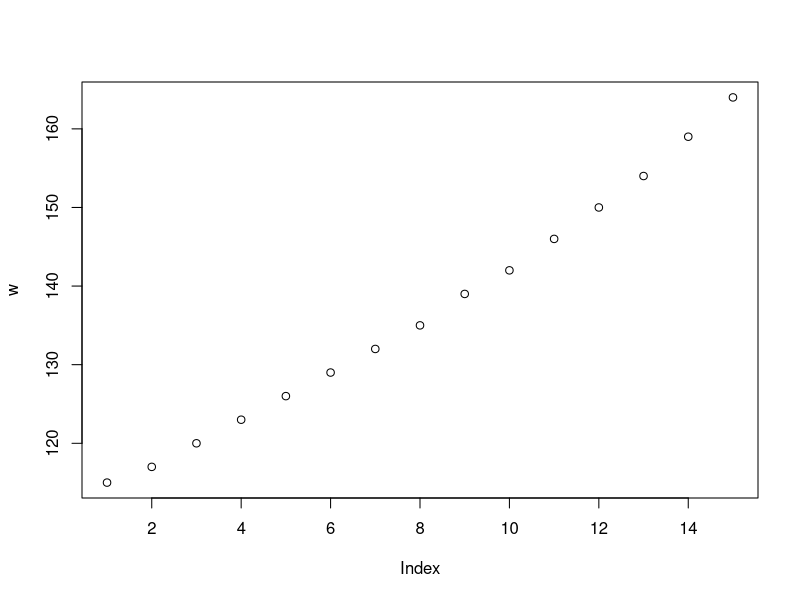
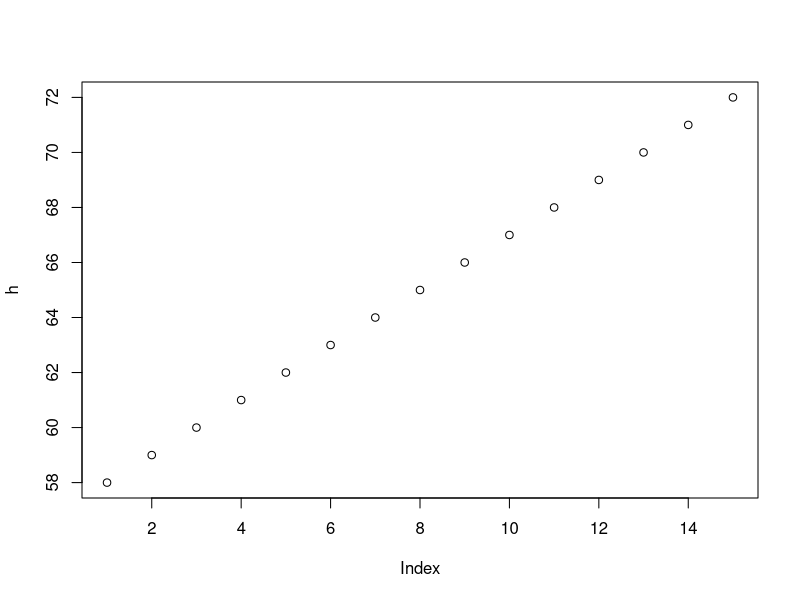
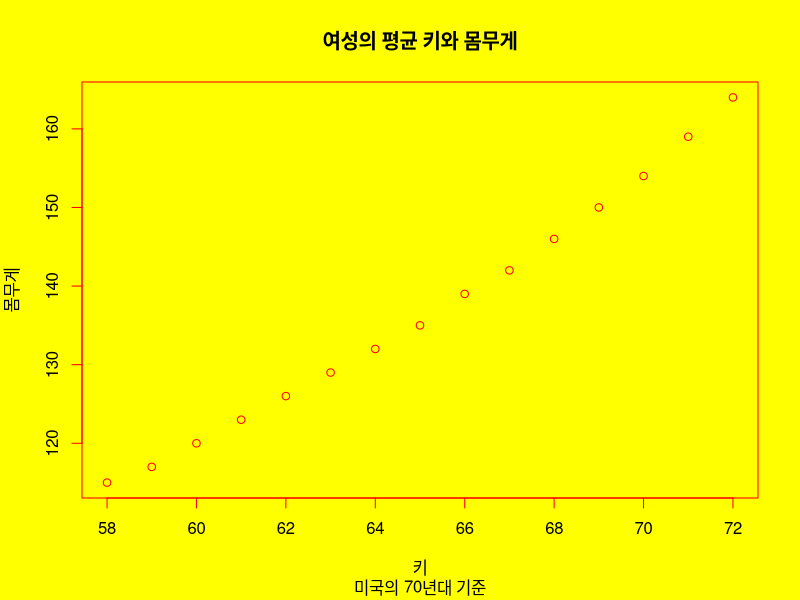
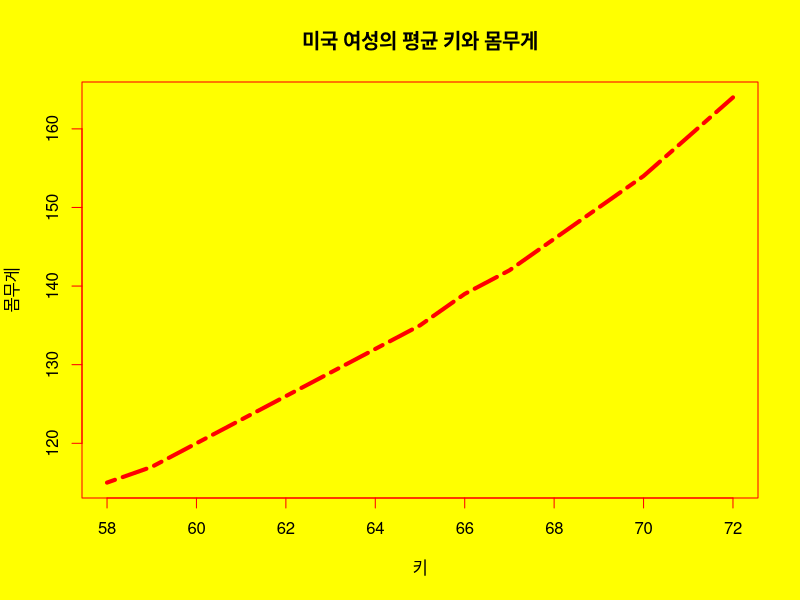
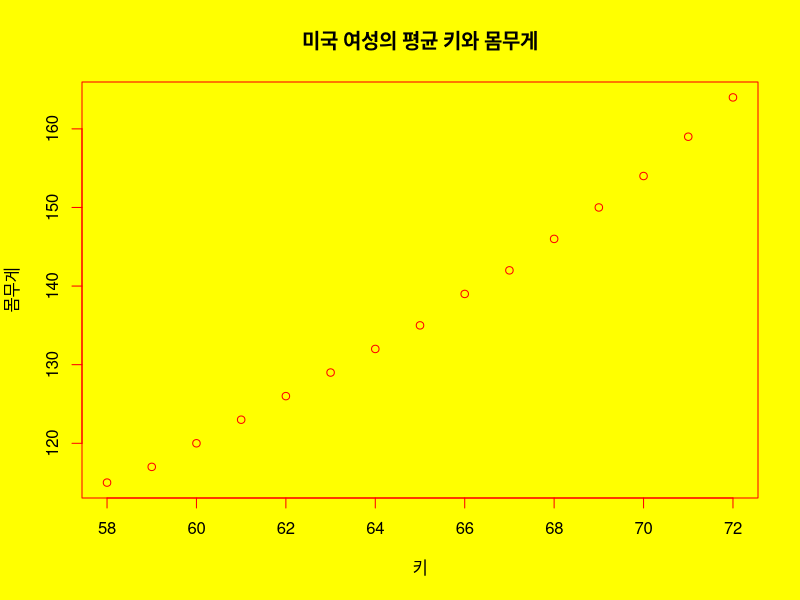
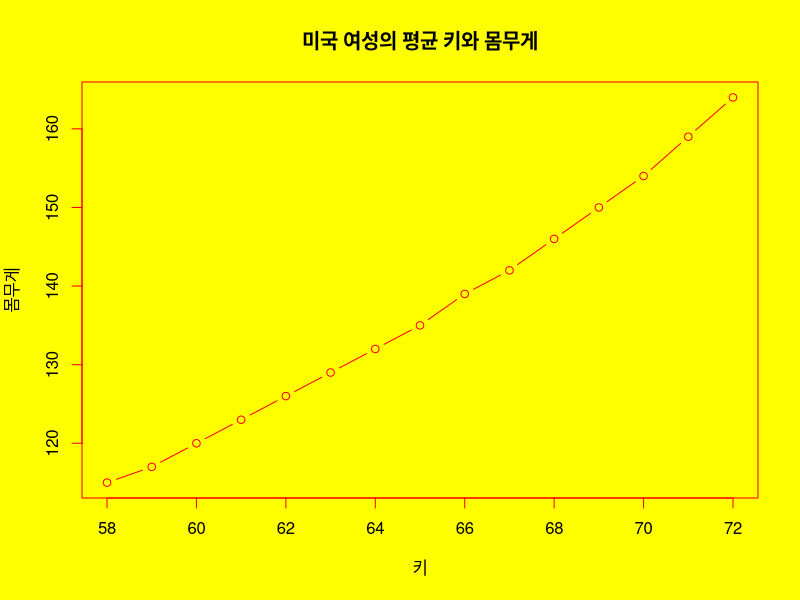
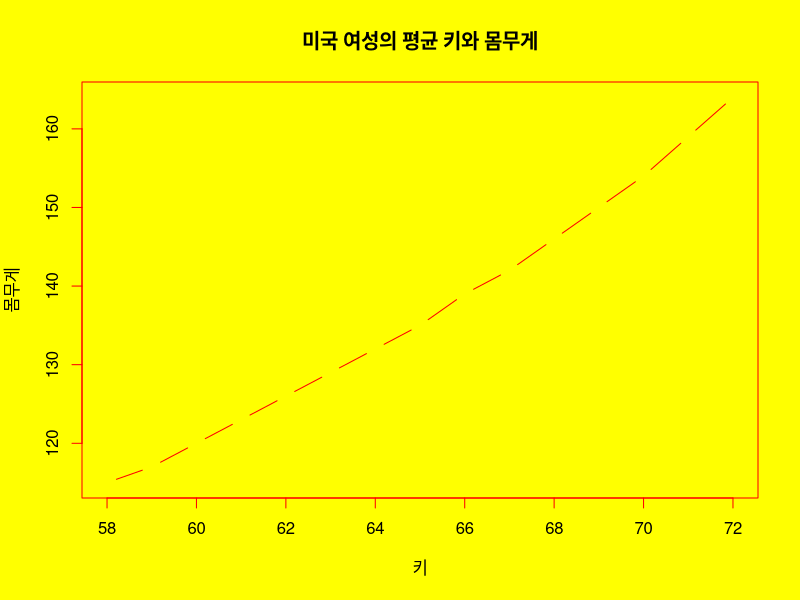
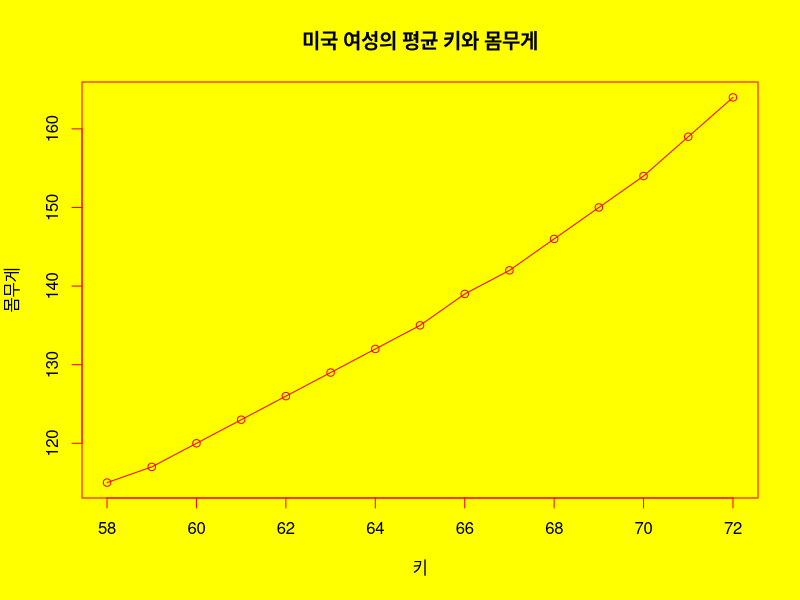

The R source for these figures, in order:
# XY플롯팅(plotting)
# plot()함수를 이용하여 만든다.

data()
women

w<-women$weight
w
plot(w)

h<-women$height
plot(h)

par(bg="yellow")

par(fg="red")

plot(h,w,xlab='키', ylab='몸무게', main="여성의 평균 키와 몸무게" 
     ,sub="미국의 70년대 기준")

plot(h,w,xlab='키', ylab='몸무게', 
     main="미국 여성의 평균 키와 몸무게", 
     type="l", lty=6, lwd=4) # type=l(영문자 L)은 그래프의 모양을 선으로 표시

plot(h,w,xlab='키', ylab='몸무게', 
     main="미국 여성의 평균 키와 몸무게", 
     type="p") # type=p는 점으로 표시한다.

plot(h,w,xlab='키', ylab='몸무게', 
     main="미국 여성의 평균 키와 몸무게", 
     type="b") # type=b는 점과 선으로 표시한다.

plot(h,w,xlab='키', ylab='몸무게', 
     main="미국 여성의 평균 키와 몸무게", 
     type="c") # type=c는 앞의 type=c에서 점을 뺀 나머지 선으로 표시한다.

plot(h,w,xlab='키', ylab='몸무게', 
     main="미국 여성의 평균 키와 몸무게", 
     type="o") # type=o는 점위의 선으로 표시한다.

plot(h,w,xlab='키', ylab='몸무게', 
     main="미국 여성의 평균 키와 몸무게", 
     type="h") # type=h는 각 값을 수직선으로 표시한다.

plot(h,w,xlab='키', ylab='몸무게', 
     main="미국 여성의 평균 키와 몸무게", 
     type="s") # type=s는 계단형

plot(h,w,xlab='키', ylab='몸무게', 
     main="미국 여성의 평균 키와 몸무게", 
     type="S") # type=s는 계단형

plot(h,w,xlab='키', ylab='몸무게', 
     main="미국 여성의 평균 키와 몸무게", 
     type="n") # type=n는 표시하지 않는다.










